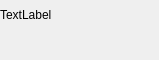
<?xml version="1.0" encoding="UTF-8"?>
<ui version="4.0">
 <author>
SPDX-FileCopyrightText: none
SPDX-License-Identifier: GPL-3.0-only OR LicenseRef-KDE-Accepted-GPL
 </author>
 <class>Urlval_UI</class>
 <widget class="QWidget" name="Urlval_UI">
  <property name="geometry">
   <rect>
    <x>0</x>
    <y>0</y>
    <width>159</width>
    <height>60</height>
   </rect>
  </property>
  <layout class="QVBoxLayout" name="verticalLayout">
   <property name="spacing">
    <number>0</number>
   </property>
   <property name="leftMargin">
    <number>0</number>
   </property>
   <property name="topMargin">
    <number>0</number>
   </property>
   <property name="rightMargin">
    <number>0</number>
   </property>
   <property name="bottomMargin">
    <number>0</number>
   </property>
   <item>
    <layout class="QHBoxLayout" name="horizontalLayout">
     <item>
      <widget class="QLabel" name="label">
       <property name="sizePolicy">
        <sizepolicy hsizetype="Preferred" vsizetype="Preferred">
         <horstretch>1</horstretch>
         <verstretch>0</verstretch>
        </sizepolicy>
       </property>
       <property name="text">
        <string>TextLabel</string>
       </property>
      </widget>
     </item>
     <item>
      <widget class="KUrlRequester" name="urlwidget">
       <property name="sizePolicy">
        <sizepolicy hsizetype="MinimumExpanding" vsizetype="Preferred">
         <horstretch>1</horstretch>
         <verstretch>0</verstretch>
        </sizepolicy>
       </property>
      </widget>
     </item>
    </layout>
   </item>
   <item>
    <widget class="QLabel" name="labelComment">
     <property name="frameShape">
      <enum>QFrame::NoFrame</enum>
     </property>
     <property name="frameShadow">
      <enum>QFrame::Plain</enum>
     </property>
     <property name="lineWidth">
      <number>-1</number>
     </property>
     <property name="textFormat">
      <enum>Qt::RichText</enum>
     </property>
     <property name="alignment">
      <set>Qt::AlignLeading|Qt::AlignLeft|Qt::AlignTop</set>
     </property>
     <property name="wordWrap">
      <bool>true</bool>
     </property>
    </widget>
   </item>
  </layout>
 </widget>
 <customwidgets>
  <customwidget>
   <class>KUrlRequester</class>
   <extends>QFrame</extends>
   <header>kurlrequester.h</header>
   <container>1</container>
  </customwidget>
 </customwidgets>
 <resources/>
 <connections/>
</ui>
